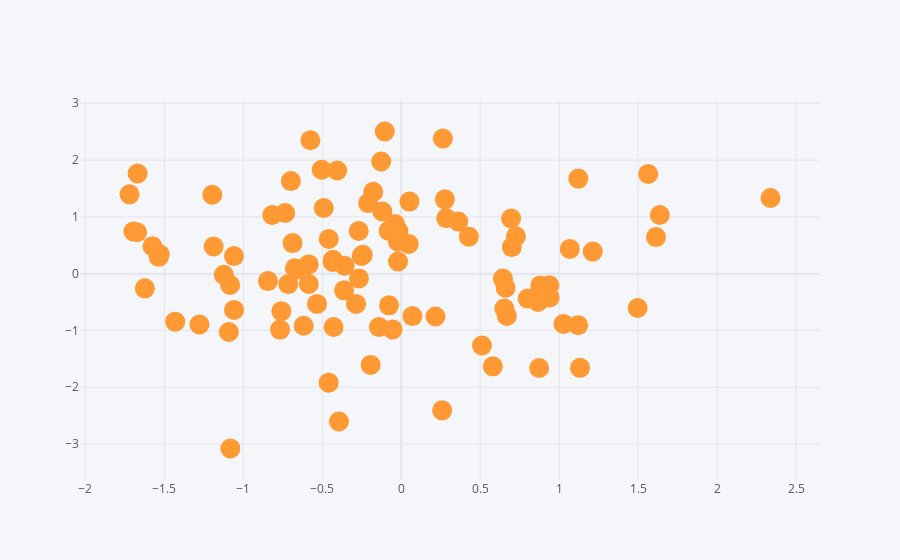

Here is the notebook cell this chart was saved with:
### Code cell
df1.iplot(kind='scatter', x='A', y='B', mode='markers', size=20)
